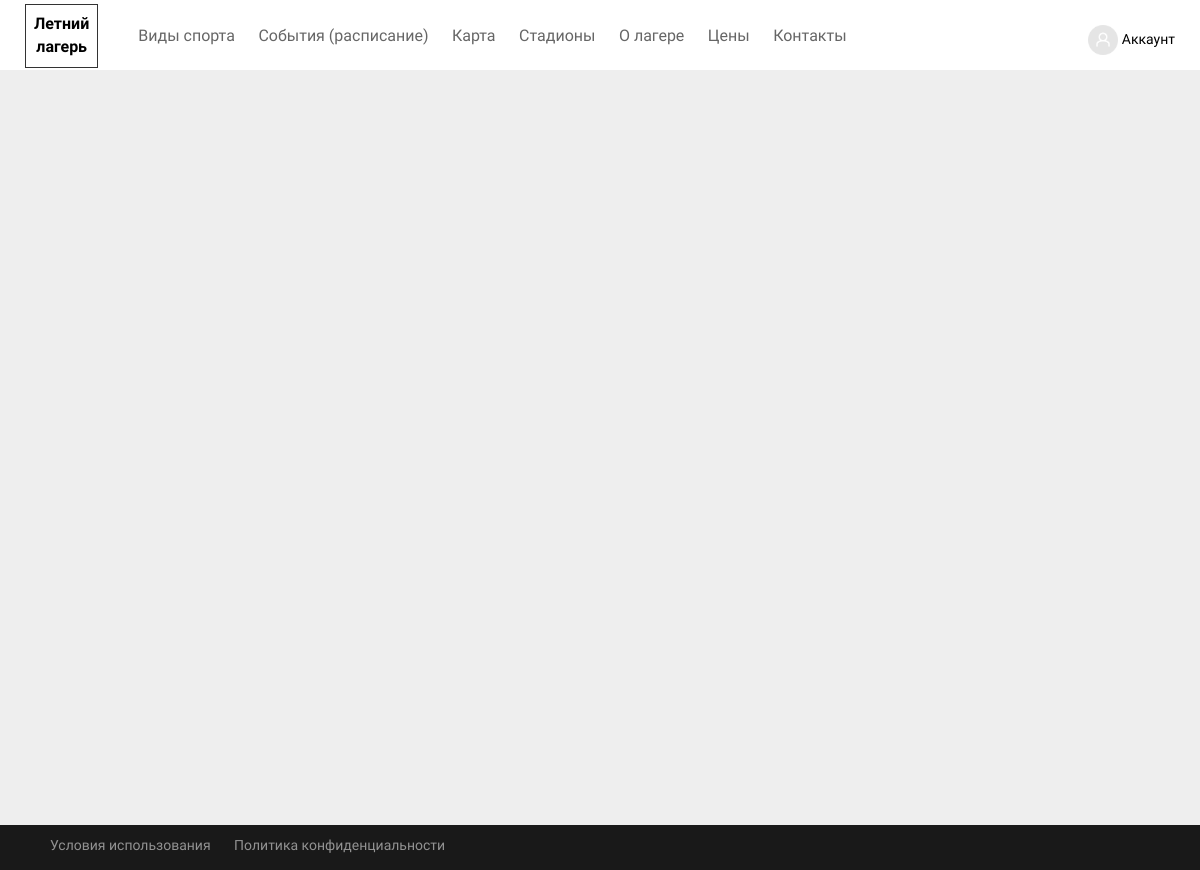
The app's page /prices/, older data.
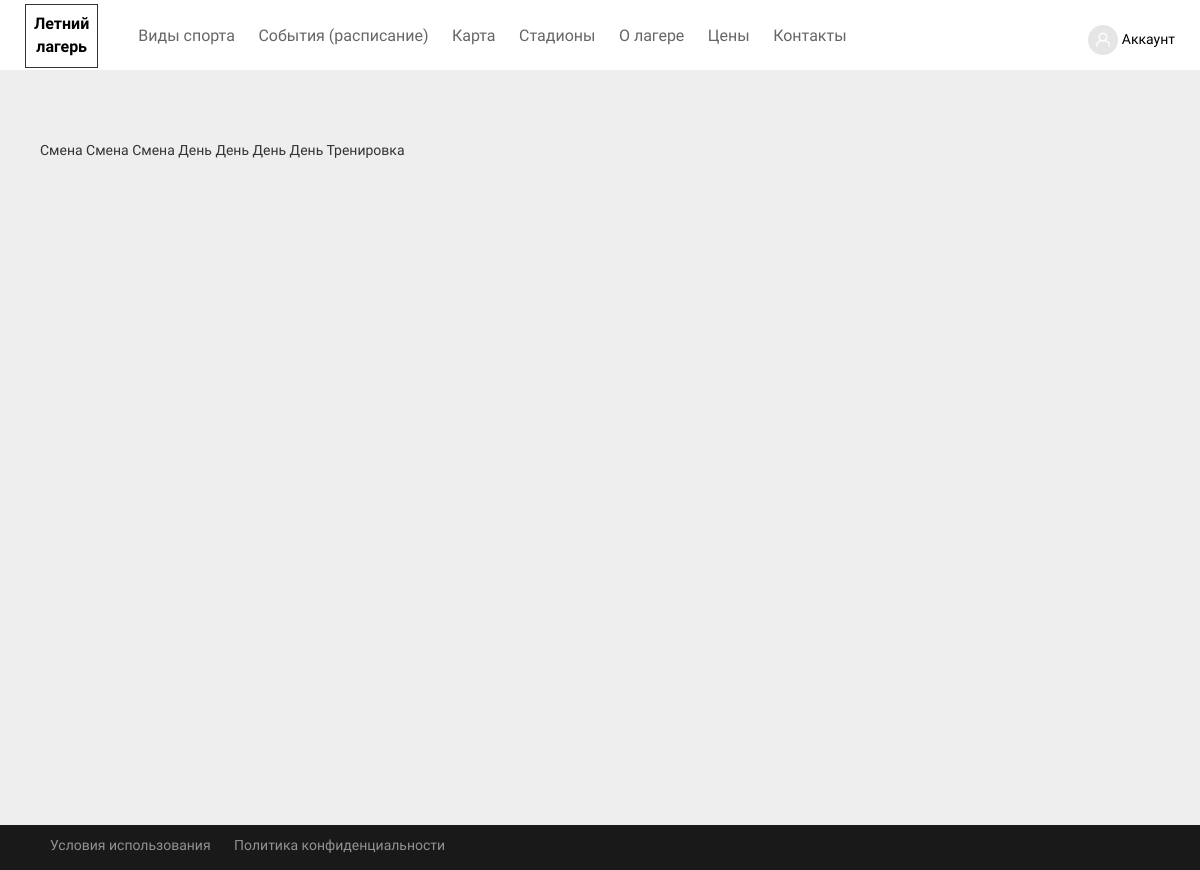
The same page, newer data.
### main/models.py (models this page shows)
class Prices(models.Model):
    sport = models.ForeignKey(Sport, on_delete=models.SET_NULL, null=True)
    stadium = models.ForeignKey(Stadiums, on_delete=models.SET_NULL, null=True)
    name = models.CharField(max_length=250)
    price1 = models.DecimalField('Цена за смену', max_digits=5, decimal_places=0, blank=True, null=True)
    price2 = models.DecimalField('Цена за день', max_digits=5, decimal_places=0, blank=True, null=True)
    price3 = models.DecimalField('Цена за тренировку', max_digits=5, decimal_places=0, blank=True, null=True)
    image = models.ImageField('Изображение', upload_to='main/images', default='', blank=True, null=True)
    sort = models.DecimalField(max_digits=5, decimal_places=0, blank=True, null=True)
    class Meta:
        verbose_name='Цена'
        verbose_name_plural='Цены'
        ordering=['id']
    def __str__(self):
        return self.name

### main/views.py (the view)
# urls.py: path('prices/', views.prices, name='prices'),
def prices(request):
    sports = Sport.objects.order_by('sort').all()
    stadiums = Stadiums.objects.order_by('sort').all()
    prices = Prices.objects.order_by('sort').all()
    return render(request, 'prices.html',
                  {'page_title': 'Цены', 'prices': prices})

### templates/prices.html (shortened to what this page needs)
{% extends 'base.html' %}
{% block page %}
    <div class="events-page">
        <div class="prices__sports">
        {% for price in prices  %}
            {{ price }}
        {% endfor %}
        </div>
    </div>
{% endblock %}

Row changes from the older to the newer data that the page shows:
added Prices: name "Смена"
added Prices: name "Смена"
added Prices: name "Смена"
added Prices: name "День"
added Prices: name "День"
added Prices: name "День"
added Prices: name "День"
added Prices: name "Тренировка"
